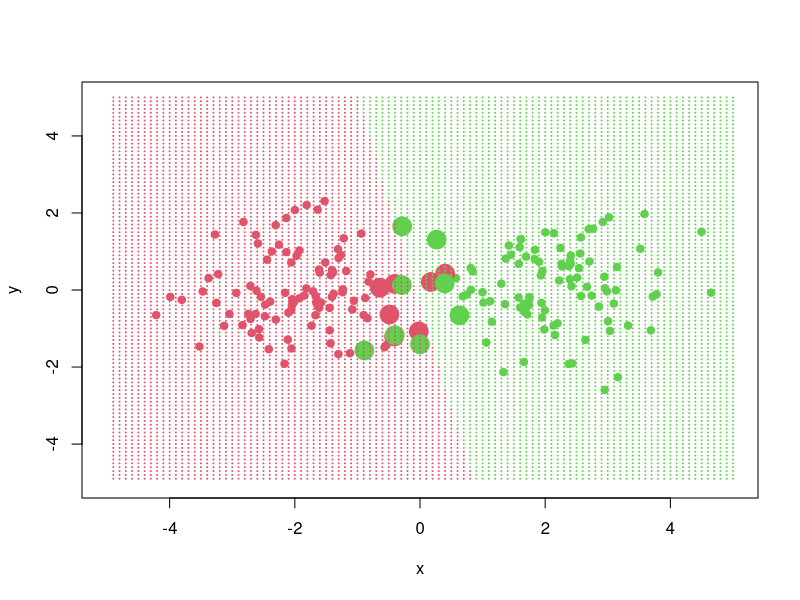
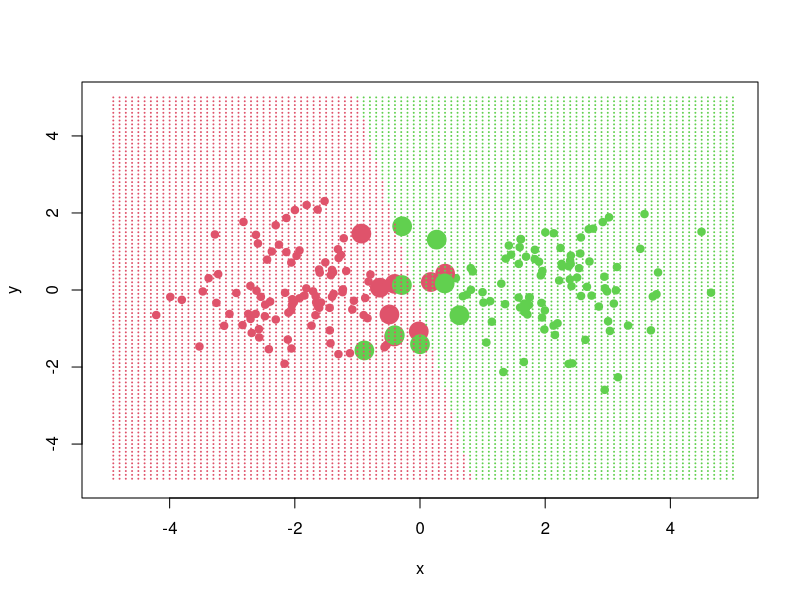
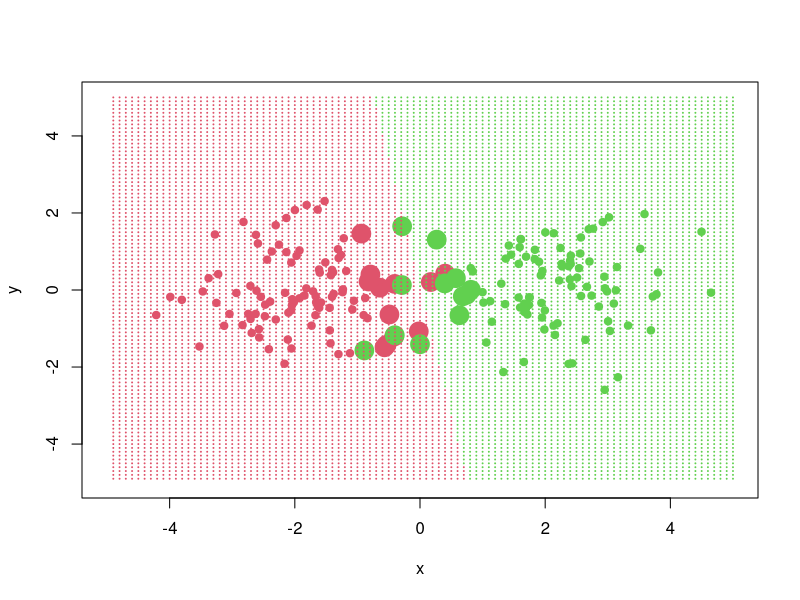
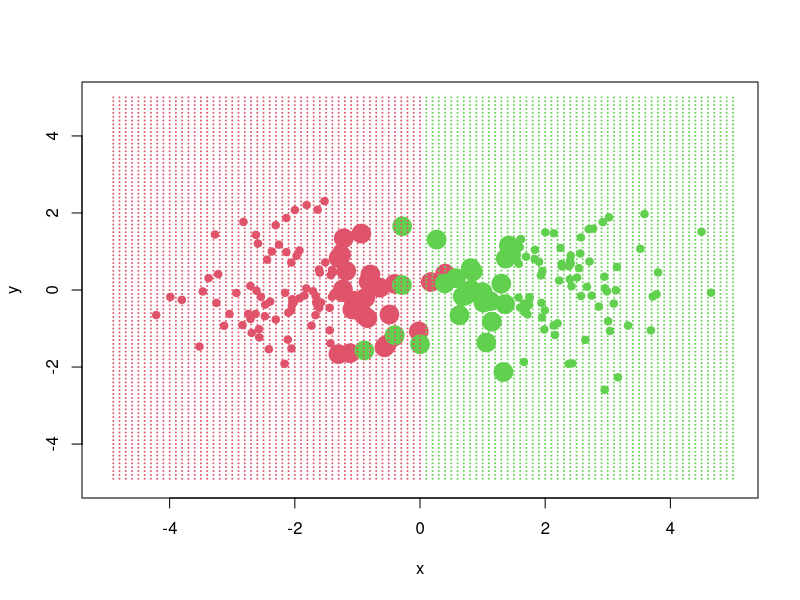
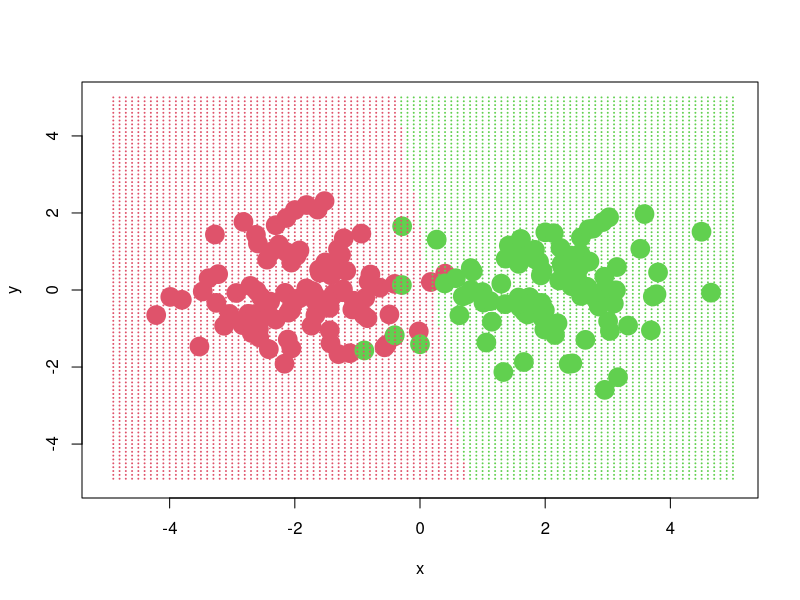
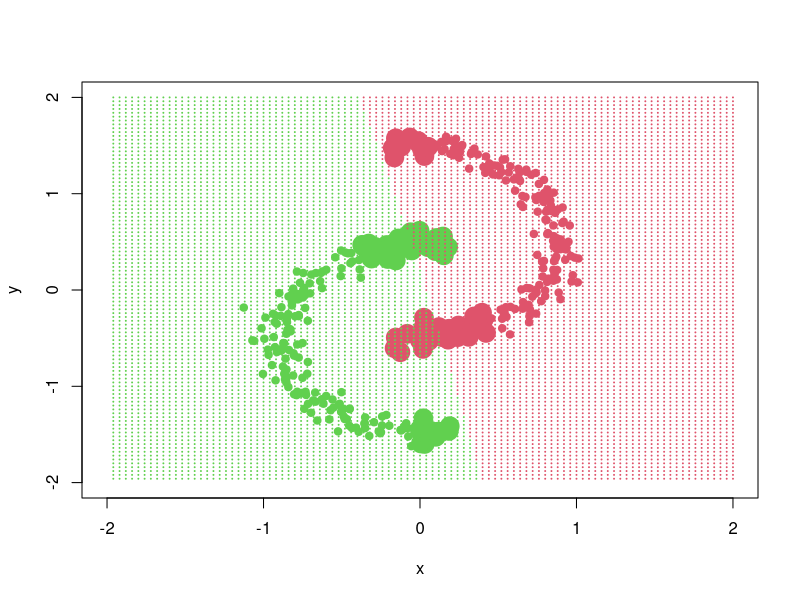
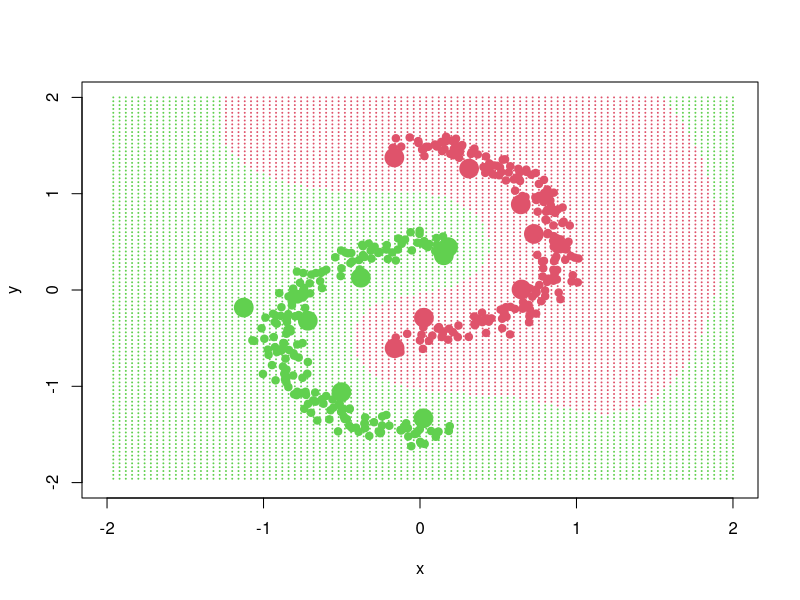
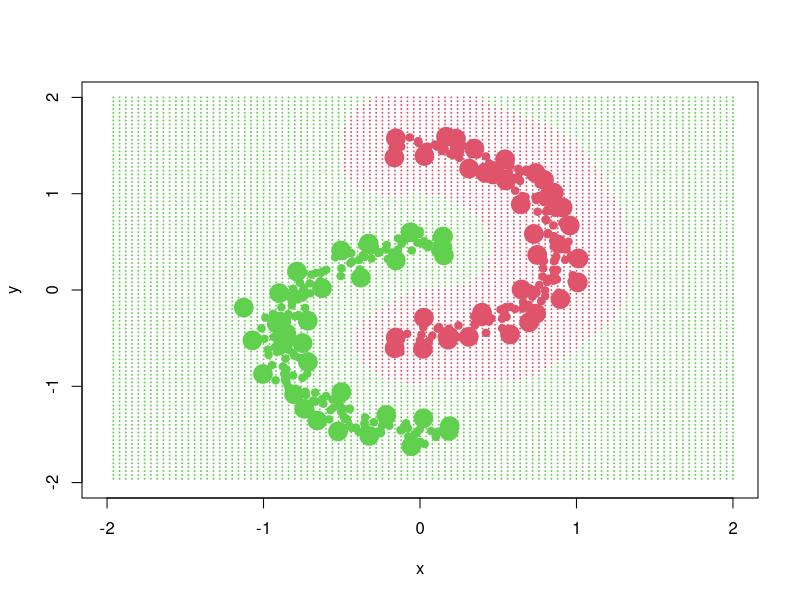

The R script that drew these images, in order:
library(stats)
library(cluster)
library(e1071)

##dos clusters de dist. gaussianas

svm.gausianas<-function(tot.puntos=100,gap=2,limite=5,C=1,seed=1,puntos=100){
set.seed(seed)
x<-rnorm(tot.puntos,mean=-gap)
y<-rnorm(tot.puntos,mean=0)
gausianas<-cbind(x,y,rep(1,length(x)))
x<-rnorm(tot.puntos,mean=gap)
y<-rnorm(tot.puntos,mean=0)
gausianas<-rbind(gausianas,cbind(x,y,rep(2,length(x))))
grilla<-((1:puntos)-puntos/2)/puntos*limite*2
grilla<-expand.grid(list(x=grilla,y=grilla))

plot(gausianas[,-3],pch=19,col=1+gausianas[,3],xlab="x",ylab="y",xlim=c(-limite,limite),ylim=c(-limite,limite))
sv<-svm(x=gausianas[,-3], y = factor(gausianas[,3]), scale = TRUE, type = 'C-classification', kernel = "linear", cost=C)
supportvectors<-sv$index
readline("<Enter>")
points(gausianas[supportvectors,-3],pch=19,cex=2.5,col=1+gausianas[supportvectors,3])
pred<-predict(sv,grilla)
readline("<Enter>")
points(grilla,pch=19,cex=0.1,col=1+as.integer(pred))
}

svm.gausianas(C=10000)
svm.gausianas(C=10)
svm.gausianas(C=1)
svm.gausianas(C=0.1)
svm.gausianas(C=0.001)




##moons dataset
svm.moons<-function(tot.puntos=200,gap=-0.1,noise=0.07,limite=2,C=1,seed=1,puntos=100,kernel="radial",gamma=0.01,degree=3){
set.seed(seed)
theta<-runif(tot.puntos,-pi/2+gap,pi/2-gap)
ro<-  rnorm(tot.puntos,1,noise)
x<-ro*cos(theta)-0.1
y<-ro*sin(theta)+0.5
moons<-cbind(x,y,rep(1,length(x)))
theta<-runif(tot.puntos,pi/2+gap,3/2*pi-gap)
ro<-  rnorm(tot.puntos,1,noise)
x<-ro*cos(theta)+0.1
y<-ro*sin(theta)-0.5
moons<-rbind(moons,cbind(x,y,rep(2,length(x))))

grilla<-((1:puntos)-puntos/2)/puntos*limite*2
grilla<-expand.grid(list(x=grilla,y=grilla))

plot(moons[,-3],pch=19,col=1+moons[,3],xlab="x",ylab="y",xlim=c(-limite,limite),ylim=c(-limite,limite))
sv<-svm(x=moons[,-3], y = factor(moons[,3]), scale = TRUE, type = 'C-classification', kernel = kernel, cost=C,gamma=gamma,degree=degree)
supportvectors<-sv$index
readline("<Enter>")
points(moons[supportvectors,-3],pch=19,cex=2.5,col=1+moons[supportvectors,3])
pred<-predict(sv,grilla)
readline("<Enter>")
points(grilla,pch=19,cex=0.1,col=1+as.integer(pred))

}

#veo el gammma
svm.moons(C=10)
svm.moons(C=10,gamma=1)
svm.moons(C=10,gamma=10)
svm.moons(C=10,gamma=1000)

#ahora el C
svm.moons(C=0.01,gamma=1)
svm.moons(C=1000,gamma=1)

#con mas ruido
svm.moons(C=10,gamma=1,noise=0.2)
svm.moons(C=0.01,gamma=1,noise=0.2)
svm.moons(C=1000,gamma=1,noise=0.2)


# 
# 
# 
# #genero un outlier en gausianas
# viejo<-gausianas[1,]
# gausianas[1,]<-c(-100,0,1)
# plot(gausianas[,-3],pch=20,col=gausianas[,3],xlab="x",ylab="y")
# 
# #vuelvo al dataset original
# gausianas[1,]<-viejo
